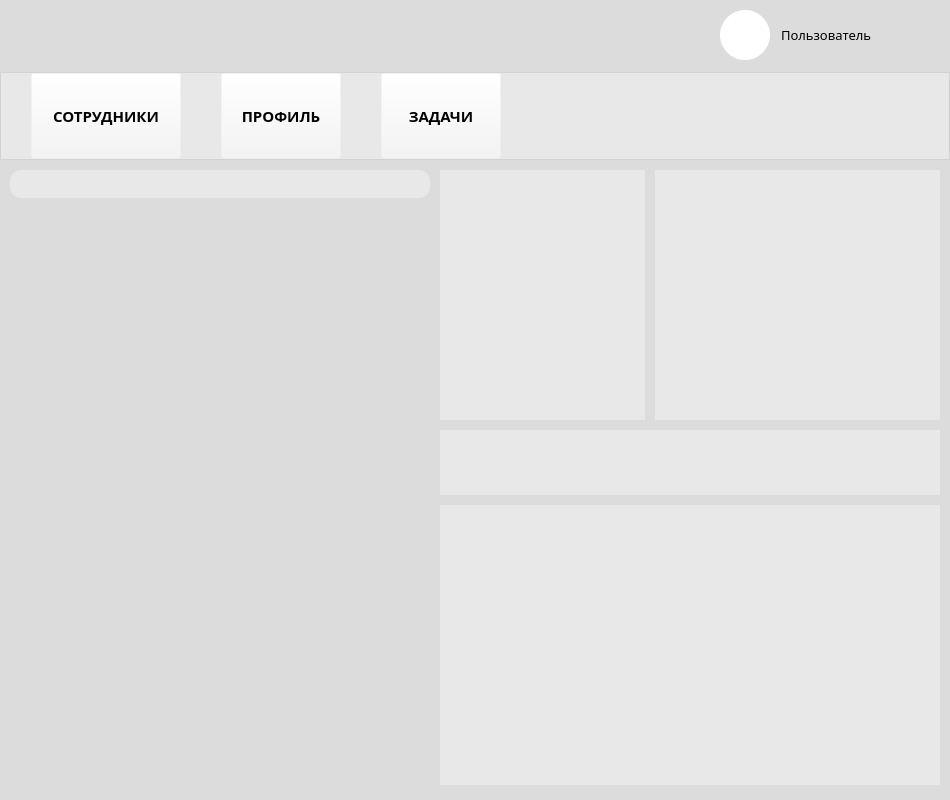
<?xml version="1.0" encoding="UTF-8"?>
<ui version="4.0">
 <class>QueueRedMainWindow</class>
 <widget class="QMainWindow" name="QueueRedMainWindow">
  <property name="geometry">
   <rect>
    <x>0</x>
    <y>0</y>
    <width>950</width>
    <height>800</height>
   </rect>
  </property>
  <property name="windowTitle">
   <string>QueueRedMainWindow</string>
  </property>
  <widget class="QWidget" name="centralwidget">
   <property name="styleSheet">
    <string notr="true">background-color: #DCDCDC;</string>
   </property>
   <widget class="QFrame" name="frame">
    <property name="geometry">
     <rect>
      <x>0</x>
      <y>72</y>
      <width>950</width>
      <height>88</height>
     </rect>
    </property>
    <property name="styleSheet">
     <string notr="true">background: rgba(245, 245, 245,50%);</string>
    </property>
    <property name="frameShape">
     <enum>QFrame::StyledPanel</enum>
    </property>
    <property name="frameShadow">
     <enum>QFrame::Raised</enum>
    </property>
    <layout class="QHBoxLayout" name="horizontalLayout_2">
     <property name="spacing">
      <number>0</number>
     </property>
     <property name="leftMargin">
      <number>0</number>
     </property>
     <property name="topMargin">
      <number>0</number>
     </property>
     <property name="rightMargin">
      <number>0</number>
     </property>
     <property name="bottomMargin">
      <number>0</number>
     </property>
     <item>
      <spacer name="horizontalSpacer_4">
       <property name="orientation">
        <enum>Qt::Horizontal</enum>
       </property>
       <property name="sizeType">
        <enum>QSizePolicy::Minimum</enum>
       </property>
       <property name="sizeHint" stdset="0">
        <size>
         <width>30</width>
         <height>20</height>
        </size>
       </property>
      </spacer>
     </item>
     <item>
      <widget class="QPushButton" name="employees_button">
       <property name="sizePolicy">
        <sizepolicy hsizetype="Minimum" vsizetype="Minimum">
         <horstretch>0</horstretch>
         <verstretch>0</verstretch>
        </sizepolicy>
       </property>
       <property name="minimumSize">
        <size>
         <width>150</width>
         <height>0</height>
        </size>
       </property>
       <property name="font">
        <font>
         <family>Bahnschrift SemiBold</family>
         <pointsize>11</pointsize>
         <bold>true</bold>
        </font>
       </property>
       <property name="styleSheet">
        <string notr="true">background: rgba(245, 245, 245,0%);</string>
       </property>
       <property name="text">
        <string>СОТРУДНИКИ</string>
       </property>
      </widget>
     </item>
     <item>
      <spacer name="horizontalSpacer_2">
       <property name="orientation">
        <enum>Qt::Horizontal</enum>
       </property>
       <property name="sizeType">
        <enum>QSizePolicy::Minimum</enum>
       </property>
       <property name="sizeHint" stdset="0">
        <size>
         <width>40</width>
         <height>20</height>
        </size>
       </property>
      </spacer>
     </item>
     <item>
      <widget class="QPushButton" name="profile_button">
       <property name="enabled">
        <bool>true</bool>
       </property>
       <property name="sizePolicy">
        <sizepolicy hsizetype="Minimum" vsizetype="Minimum">
         <horstretch>0</horstretch>
         <verstretch>0</verstretch>
        </sizepolicy>
       </property>
       <property name="minimumSize">
        <size>
         <width>120</width>
         <height>0</height>
        </size>
       </property>
       <property name="font">
        <font>
         <family>Bahnschrift SemiBold</family>
         <pointsize>11</pointsize>
         <bold>true</bold>
        </font>
       </property>
       <property name="styleSheet">
        <string notr="true">background: rgba(245, 245, 245,0%);</string>
       </property>
       <property name="text">
        <string>ПРОФИЛЬ</string>
       </property>
      </widget>
     </item>
     <item>
      <spacer name="horizontalSpacer_3">
       <property name="orientation">
        <enum>Qt::Horizontal</enum>
       </property>
       <property name="sizeType">
        <enum>QSizePolicy::Minimum</enum>
       </property>
       <property name="sizeHint" stdset="0">
        <size>
         <width>40</width>
         <height>20</height>
        </size>
       </property>
      </spacer>
     </item>
     <item>
      <widget class="QPushButton" name="tasks_button">
       <property name="enabled">
        <bool>true</bool>
       </property>
       <property name="sizePolicy">
        <sizepolicy hsizetype="Minimum" vsizetype="Minimum">
         <horstretch>0</horstretch>
         <verstretch>0</verstretch>
        </sizepolicy>
       </property>
       <property name="minimumSize">
        <size>
         <width>120</width>
         <height>0</height>
        </size>
       </property>
       <property name="font">
        <font>
         <family>Bahnschrift SemiBold</family>
         <pointsize>11</pointsize>
         <bold>true</bold>
        </font>
       </property>
       <property name="styleSheet">
        <string notr="true">background: rgba(245, 245, 245,0%);</string>
       </property>
       <property name="text">
        <string>ЗАДАЧИ</string>
       </property>
      </widget>
     </item>
     <item>
      <spacer name="horizontalSpacer">
       <property name="orientation">
        <enum>Qt::Horizontal</enum>
       </property>
       <property name="sizeHint" stdset="0">
        <size>
         <width>40</width>
         <height>20</height>
        </size>
       </property>
      </spacer>
     </item>
    </layout>
   </widget>
   <widget class="QWidget" name="horizontalLayoutWidget">
    <property name="geometry">
     <rect>
      <x>720</x>
      <y>0</y>
      <width>231</width>
      <height>71</height>
     </rect>
    </property>
    <layout class="QHBoxLayout" name="horizontalLayout">
     <property name="rightMargin">
      <number>7</number>
     </property>
     <item>
      <widget class="QLabel" name="label">
       <property name="minimumSize">
        <size>
         <width>50</width>
         <height>50</height>
        </size>
       </property>
       <property name="maximumSize">
        <size>
         <width>50</width>
         <height>50</height>
        </size>
       </property>
       <property name="styleSheet">
        <string notr="true">background-color: #fff;
border-radius: 25px;</string>
       </property>
       <property name="text">
        <string/>
       </property>
      </widget>
     </item>
     <item>
      <widget class="QComboBox" name="comboBox">
       <property name="minimumSize">
        <size>
         <width>28</width>
         <height>28</height>
        </size>
       </property>
       <property name="font">
        <font>
         <family>Bahnschrift SemiBold</family>
         <pointsize>10</pointsize>
         <bold>false</bold>
        </font>
       </property>
       <property name="styleSheet">
        <string notr="true">QComboBox{background: rgba(245, 245, 245, 0%); border: 0;}
QComboBox:drop-down{background: rgba(245, 245, 245, 0%);}
QComboBox:down-arrow{ image: url(:/resource/resource/icon_down_arrow.png);}</string>
       </property>
       <property name="currentText">
        <string>Пользователь</string>
       </property>
       <item>
        <property name="text">
         <string>Пользователь</string>
        </property>
       </item>
      </widget>
     </item>
    </layout>
   </widget>
   <widget class="QStackedWidget" name="stackedWidget">
    <property name="geometry">
     <rect>
      <x>0</x>
      <y>160</y>
      <width>951</width>
      <height>641</height>
     </rect>
    </property>
    <property name="currentIndex">
     <number>0</number>
    </property>
    <widget class="QWidget" name="employees_page">
     <widget class="QLineEdit" name="search_line">
      <property name="geometry">
       <rect>
        <x>10</x>
        <y>10</y>
        <width>420</width>
        <height>28</height>
       </rect>
      </property>
      <property name="font">
       <font>
        <family>Bahnschrift SemiBold</family>
       </font>
      </property>
      <property name="styleSheet">
       <string notr="true">background: rgba(245, 245, 245,50%); 
border-radius: 11px;</string>
      </property>
      <property name="frame">
       <bool>false</bool>
      </property>
     </widget>
     <widget class="QFrame" name="profile_info_logo">
      <property name="geometry">
       <rect>
        <x>440</x>
        <y>10</y>
        <width>205</width>
        <height>250</height>
       </rect>
      </property>
      <property name="styleSheet">
       <string notr="true">background: rgba(245, 245, 245,50%); border: 0;</string>
      </property>
      <property name="frameShape">
       <enum>QFrame::StyledPanel</enum>
      </property>
      <property name="frameShadow">
       <enum>QFrame::Raised</enum>
      </property>
     </widget>
     <widget class="QFrame" name="profile_info_status">
      <property name="geometry">
       <rect>
        <x>440</x>
        <y>270</y>
        <width>500</width>
        <height>65</height>
       </rect>
      </property>
      <property name="styleSheet">
       <string notr="true">background: rgba(245, 245, 245,50%); border: 0;</string>
      </property>
      <property name="frameShape">
       <enum>QFrame::StyledPanel</enum>
      </property>
      <property name="frameShadow">
       <enum>QFrame::Raised</enum>
      </property>
     </widget>
     <widget class="QFrame" name="profile_info_task">
      <property name="geometry">
       <rect>
        <x>440</x>
        <y>345</y>
        <width>500</width>
        <height>280</height>
       </rect>
      </property>
      <property name="styleSheet">
       <string notr="true">background: rgba(245, 245, 245,50%); border: 0;</string>
      </property>
      <property name="frameShape">
       <enum>QFrame::StyledPanel</enum>
      </property>
      <property name="frameShadow">
       <enum>QFrame::Raised</enum>
      </property>
     </widget>
     <widget class="QFrame" name="profile_info_text">
      <property name="geometry">
       <rect>
        <x>655</x>
        <y>10</y>
        <width>285</width>
        <height>250</height>
       </rect>
      </property>
      <property name="styleSheet">
       <string notr="true">background: rgba(245, 245, 245,50%); border: 0;</string>
      </property>
      <property name="frameShape">
       <enum>QFrame::StyledPanel</enum>
      </property>
      <property name="frameShadow">
       <enum>QFrame::Raised</enum>
      </property>
     </widget>
     <widget class="QLabel" name="icon_search">
      <property name="geometry">
       <rect>
        <x>400</x>
        <y>10</y>
        <width>28</width>
        <height>28</height>
       </rect>
      </property>
      <property name="styleSheet">
       <string notr="true">background: rgba(245, 245, 245,0%);</string>
      </property>
      <property name="text">
       <string/>
      </property>
     </widget>
     <widget class="QScrollArea" name="profile_area">
      <property name="geometry">
       <rect>
        <x>10</x>
        <y>50</y>
        <width>421</width>
        <height>571</height>
       </rect>
      </property>
      <property name="frameShape">
       <enum>QFrame::NoFrame</enum>
      </property>
      <property name="widgetResizable">
       <bool>true</bool>
      </property>
      <widget class="QWidget" name="scrollAreaWidgetContents">
       <property name="geometry">
        <rect>
         <x>0</x>
         <y>0</y>
         <width>421</width>
         <height>571</height>
        </rect>
       </property>
       <layout class="QVBoxLayout" name="verticalLayout">
        <property name="sizeConstraint">
         <enum>QLayout::SetMaximumSize</enum>
        </property>
        <property name="leftMargin">
         <number>0</number>
        </property>
        <property name="topMargin">
         <number>0</number>
        </property>
        <property name="rightMargin">
         <number>0</number>
        </property>
        <property name="bottomMargin">
         <number>0</number>
        </property>
       </layout>
      </widget>
     </widget>
    </widget>
    <widget class="QWidget" name="profile_page">
     <widget class="QFrame" name="frame_2">
      <property name="geometry">
       <rect>
        <x>10</x>
        <y>10</y>
        <width>201</width>
        <height>261</height>
       </rect>
      </property>
      <property name="styleSheet">
       <string notr="true">background: rgba(245, 245, 245,50%); border: 0;</string>
      </property>
      <property name="frameShape">
       <enum>QFrame::StyledPanel</enum>
      </property>
      <property name="frameShadow">
       <enum>QFrame::Raised</enum>
      </property>
     </widget>
     <widget class="QFrame" name="frame_3">
      <property name="geometry">
       <rect>
        <x>220</x>
        <y>10</y>
        <width>720</width>
        <height>260</height>
       </rect>
      </property>
      <property name="styleSheet">
       <string notr="true">background: rgba(245, 245, 245,50%); border: 0;</string>
      </property>
      <property name="frameShape">
       <enum>QFrame::StyledPanel</enum>
      </property>
      <property name="frameShadow">
       <enum>QFrame::Raised</enum>
      </property>
     </widget>
     <widget class="QFrame" name="frame_4">
      <property name="geometry">
       <rect>
        <x>10</x>
        <y>280</y>
        <width>931</width>
        <height>351</height>
       </rect>
      </property>
      <property name="styleSheet">
       <string notr="true">background: rgba(245, 245, 245,50%); border: 0;</string>
      </property>
      <property name="frameShape">
       <enum>QFrame::StyledPanel</enum>
      </property>
      <property name="frameShadow">
       <enum>QFrame::Raised</enum>
      </property>
     </widget>
    </widget>
    <widget class="QWidget" name="tasks_page">
     <widget class="QFrame" name="frame_5">
      <property name="geometry">
       <rect>
        <x>10</x>
        <y>10</y>
        <width>930</width>
        <height>260</height>
       </rect>
      </property>
      <property name="styleSheet">
       <string notr="true">background: rgba(245, 245, 245,50%); border: 0;</string>
      </property>
      <property name="frameShape">
       <enum>QFrame::StyledPanel</enum>
      </property>
      <property name="frameShadow">
       <enum>QFrame::Raised</enum>
      </property>
     </widget>
     <widget class="QFrame" name="frame_6">
      <property name="geometry">
       <rect>
        <x>10</x>
        <y>280</y>
        <width>930</width>
        <height>350</height>
       </rect>
      </property>
      <property name="styleSheet">
       <string notr="true">background: rgba(245, 245, 245,50%); border: 0;</string>
      </property>
      <property name="frameShape">
       <enum>QFrame::StyledPanel</enum>
      </property>
      <property name="frameShadow">
       <enum>QFrame::Raised</enum>
      </property>
     </widget>
    </widget>
   </widget>
  </widget>
 </widget>
 <resources/>
 <connections/>
</ui>
